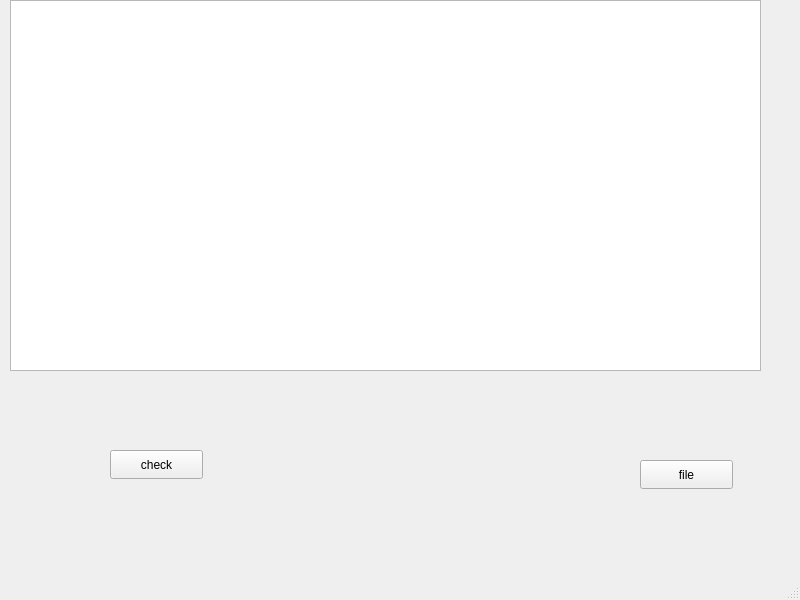
<?xml version="1.0" encoding="UTF-8"?>
<ui version="4.0">
 <class>MainWindow</class>
 <widget class="QMainWindow" name="MainWindow">
  <property name="geometry">
   <rect>
    <x>0</x>
    <y>0</y>
    <width>800</width>
    <height>600</height>
   </rect>
  </property>
  <property name="windowTitle">
   <string>MainWindow</string>
  </property>
  <widget class="QWidget" name="centralwidget">
   <widget class="QPlainTextEdit" name="plainTextEdit">
    <property name="geometry">
     <rect>
      <x>10</x>
      <y>0</y>
      <width>751</width>
      <height>371</height>
     </rect>
    </property>
   </widget>
   <widget class="QPushButton" name="checkButton">
    <property name="geometry">
     <rect>
      <x>110</x>
      <y>450</y>
      <width>93</width>
      <height>29</height>
     </rect>
    </property>
    <property name="text">
     <string>check</string>
    </property>
   </widget>
   <widget class="QPushButton" name="fileButton">
    <property name="geometry">
     <rect>
      <x>640</x>
      <y>460</y>
      <width>93</width>
      <height>29</height>
     </rect>
    </property>
    <property name="text">
     <string>file</string>
    </property>
   </widget>
  </widget>
  <widget class="QMenuBar" name="menubar">
   <property name="geometry">
    <rect>
     <x>0</x>
     <y>0</y>
     <width>800</width>
     <height>26</height>
    </rect>
   </property>
  </widget>
  <widget class="QStatusBar" name="statusbar"/>
 </widget>
 <resources/>
 <connections/>
</ui>
